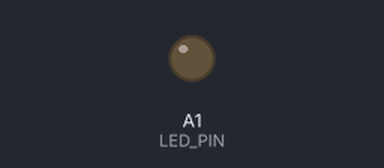
A sketch run on a simulated Arduino Uno, built with avr-gcc and run on an emulated ATmega328P. Shown: output pins drawn as LEDs (lit = HIGH).

Above: at 0.64 s.
At 4.5 s:
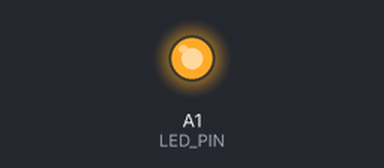
Timing chart, 0 to 6.6 s (numbered marks = the images above):
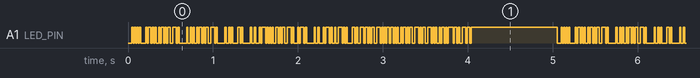

The sketch:

transmitter.ino
```cpp
#define LED_PIN A1
#define BUTTON_PIN A0
#define PERIOD 15


char* string = "This is a test transmission";
int string_length;

void setup()
{
  pinMode(LED_PIN, OUTPUT);
  //pinMode(BUTTON_PIN, INPUT_PULLUP);
  string_length = strlen(string);
}

void loop()
{
  for(int i = 0; i < string_length; i ++)
  {
    send_byte(string[i]);
  }
  delay(1000);
}

void send_byte(char my_byte)
{
  digitalWrite(LED_PIN, LOW);
  delay(PERIOD);

  //transmission of bits
  for(int i = 0; i < 8; i++)
  {
    digitalWrite(LED_PIN, (my_byte&(0x01 << i))!=0 );
    delay(PERIOD);
  }

  digitalWrite(LED_PIN, HIGH);
  delay(PERIOD);

}
```

Measured:
- by itself, A1 (LED_PIN): moves between LOW and HIGH, repeating every 5.1 s
- by itself, everything shown: repeats every 5.1 s, in 18 steps
